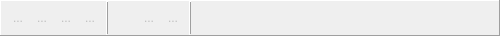
<?xml version="1.0" encoding="UTF-8"?>
<ui version="4.0">
 <class>TreeToolBar</class>
 <widget class="QWidget" name="TreeToolBar">
  <property name="geometry">
   <rect>
    <x>0</x>
    <y>0</y>
    <width>500</width>
    <height>36</height>
   </rect>
  </property>
  <property name="minimumSize">
   <size>
    <width>0</width>
    <height>32</height>
   </size>
  </property>
  <property name="windowTitle">
   <string>Form</string>
  </property>
  <property name="styleSheet">
   <string notr="true"/>
  </property>
  <layout class="QGridLayout" name="gridLayout">
   <property name="leftMargin">
    <number>0</number>
   </property>
   <property name="topMargin">
    <number>0</number>
   </property>
   <property name="rightMargin">
    <number>0</number>
   </property>
   <property name="bottomMargin">
    <number>0</number>
   </property>
   <property name="spacing">
    <number>0</number>
   </property>
   <item row="0" column="0">
    <widget class="QFrame" name="frame">
     <property name="minimumSize">
      <size>
       <width>0</width>
       <height>24</height>
      </size>
     </property>
     <property name="frameShape">
      <enum>QFrame::Panel</enum>
     </property>
     <property name="frameShadow">
      <enum>QFrame::Raised</enum>
     </property>
     <layout class="QGridLayout" name="gridLayout_2">
      <property name="leftMargin">
       <number>5</number>
      </property>
      <property name="topMargin">
       <number>0</number>
      </property>
      <property name="rightMargin">
       <number>0</number>
      </property>
      <property name="bottomMargin">
       <number>0</number>
      </property>
      <property name="spacing">
       <number>1</number>
      </property>
      <item row="0" column="0">
       <layout class="QHBoxLayout" name="horizontalLayout_2">
        <property name="spacing">
         <number>0</number>
        </property>
        <item>
         <widget class="QToolButton" name="btnAdd">
          <property name="enabled">
           <bool>false</bool>
          </property>
          <property name="minimumSize">
           <size>
            <width>24</width>
            <height>24</height>
           </size>
          </property>
          <property name="toolTip">
           <string>Добавить элемент</string>
          </property>
          <property name="text">
           <string>...</string>
          </property>
          <property name="icon">
           <iconset resource="../res/tree_resurce.qrc">
            <normaloff>:/img/itemAdd.png</normaloff>:/img/itemAdd.png</iconset>
          </property>
          <property name="autoRaise">
           <bool>true</bool>
          </property>
         </widget>
        </item>
        <item>
         <widget class="QToolButton" name="btnEdit">
          <property name="enabled">
           <bool>false</bool>
          </property>
          <property name="minimumSize">
           <size>
            <width>24</width>
            <height>24</height>
           </size>
          </property>
          <property name="toolTip">
           <string>Изменить элемент</string>
          </property>
          <property name="text">
           <string>...</string>
          </property>
          <property name="icon">
           <iconset resource="../res/tree_resurce.qrc">
            <normaloff>:/img/itemEdit.png</normaloff>:/img/itemEdit.png</iconset>
          </property>
          <property name="autoRaise">
           <bool>true</bool>
          </property>
         </widget>
        </item>
        <item>
         <widget class="QToolButton" name="btnAddGroup">
          <property name="enabled">
           <bool>false</bool>
          </property>
          <property name="minimumSize">
           <size>
            <width>24</width>
            <height>24</height>
           </size>
          </property>
          <property name="toolTip">
           <string>Добавить группу</string>
          </property>
          <property name="text">
           <string>...</string>
          </property>
          <property name="icon">
           <iconset resource="../res/tree_resurce.qrc">
            <normaloff>:/img/addGroup.png</normaloff>:/img/addGroup.png</iconset>
          </property>
          <property name="autoRaise">
           <bool>true</bool>
          </property>
         </widget>
        </item>
        <item>
         <widget class="QToolButton" name="btnDelete">
          <property name="enabled">
           <bool>false</bool>
          </property>
          <property name="minimumSize">
           <size>
            <width>24</width>
            <height>24</height>
           </size>
          </property>
          <property name="toolTip">
           <string>Удалить</string>
          </property>
          <property name="text">
           <string>...</string>
          </property>
          <property name="icon">
           <iconset resource="../res/tree_resurce.qrc">
            <normaloff>:/img/delete.png</normaloff>:/img/delete.png</iconset>
          </property>
          <property name="autoRaise">
           <bool>true</bool>
          </property>
         </widget>
        </item>
        <item>
         <widget class="QLabel" name="separator1">
          <property name="frameShape">
           <enum>QFrame::VLine</enum>
          </property>
          <property name="frameShadow">
           <enum>QFrame::Raised</enum>
          </property>
          <property name="text">
           <string/>
          </property>
         </widget>
        </item>
        <item>
         <widget class="QToolButton" name="btnMoveUp">
          <property name="enabled">
           <bool>false</bool>
          </property>
          <property name="minimumSize">
           <size>
            <width>24</width>
            <height>24</height>
           </size>
          </property>
          <property name="toolTip">
           <string>Переместить вверх</string>
          </property>
          <property name="text">
           <string/>
          </property>
          <property name="icon">
           <iconset resource="../res/tree_resurce.qrc">
            <normaloff>:/img/moveup.png</normaloff>:/img/moveup.png</iconset>
          </property>
          <property name="autoRaise">
           <bool>true</bool>
          </property>
         </widget>
        </item>
        <item>
         <widget class="QToolButton" name="btnMoveDown">
          <property name="enabled">
           <bool>false</bool>
          </property>
          <property name="minimumSize">
           <size>
            <width>24</width>
            <height>24</height>
           </size>
          </property>
          <property name="toolTip">
           <string>Переместить вниз</string>
          </property>
          <property name="text">
           <string>...</string>
          </property>
          <property name="icon">
           <iconset resource="../res/tree_resurce.qrc">
            <normaloff>:/img/movedown.png</normaloff>:/img/movedown.png</iconset>
          </property>
          <property name="autoRaise">
           <bool>true</bool>
          </property>
         </widget>
        </item>
        <item>
         <widget class="QToolButton" name="btnMoveTo">
          <property name="enabled">
           <bool>false</bool>
          </property>
          <property name="minimumSize">
           <size>
            <width>24</width>
            <height>24</height>
           </size>
          </property>
          <property name="toolTip">
           <string>Переместить в группу</string>
          </property>
          <property name="text">
           <string>...</string>
          </property>
          <property name="icon">
           <iconset resource="../res/tree_resurce.qrc">
            <normaloff>:/img/move_to.png</normaloff>:/img/move_to.png</iconset>
          </property>
          <property name="autoRaise">
           <bool>true</bool>
          </property>
         </widget>
        </item>
        <item>
         <widget class="QLabel" name="separator2">
          <property name="frameShape">
           <enum>QFrame::VLine</enum>
          </property>
          <property name="frameShadow">
           <enum>QFrame::Raised</enum>
          </property>
          <property name="text">
           <string/>
          </property>
         </widget>
        </item>
        <item>
         <spacer name="horizontalSpacer">
          <property name="orientation">
           <enum>Qt::Horizontal</enum>
          </property>
          <property name="sizeHint" stdset="0">
           <size>
            <width>40</width>
            <height>20</height>
           </size>
          </property>
         </spacer>
        </item>
       </layout>
      </item>
     </layout>
    </widget>
   </item>
  </layout>
 </widget>
 <resources>
  <include location="../res/tree_resurce.qrc"/>
 </resources>
 <connections/>
</ui>
